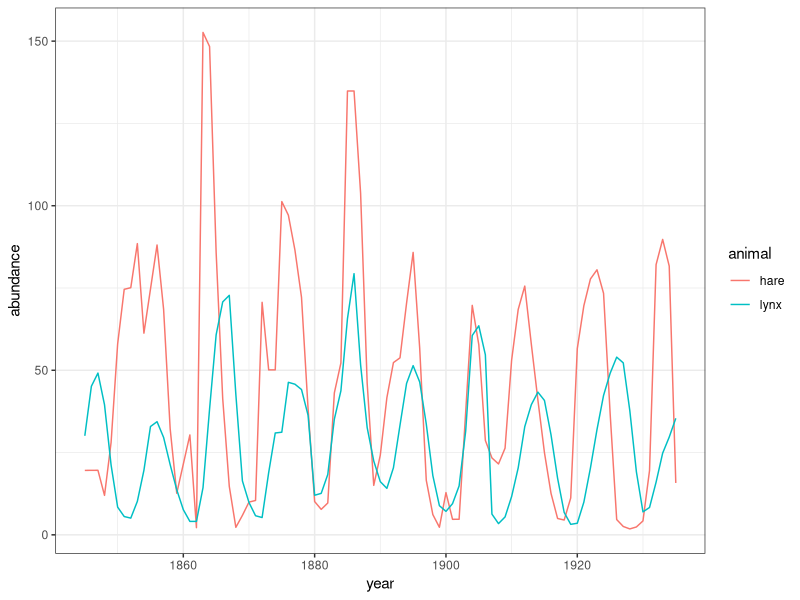
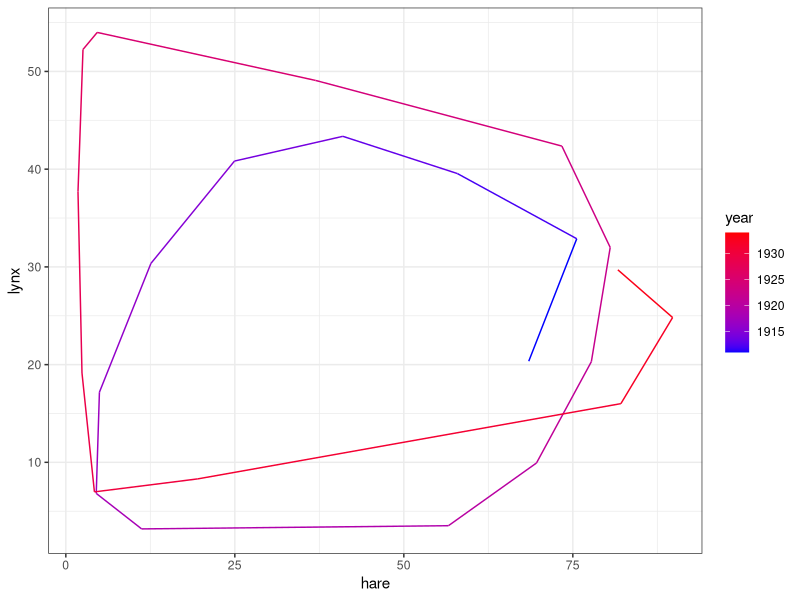

Recreate these plots in R, in order.
library(tidyverse) 

data<-read_csv("data/lynx_hare_data.csv") #read in the dataset
# I have saved and labelled the dataset locally from this website https://jckantor.github.io/CBE30338/02.05-Hare-and-Lynx-Population-Dynamics.html

#have a look at the data
head(data)

# let's make the data "long" so we can get use it nicely in ggplot, using pivot_longer
data_long<-data %>% 
  pivot_longer(cols = c(lynx, hare), names_to = "animal", values_to = "abundance")

#have a look 
head(data_long)
#now the animal are in one column, and the abundance is in another.

#let's use these to see how abundance changes across time
data_long%>%
  ggplot(aes(x=year, y=abundance, col=animal)) + #set up the aesthetics of ggplot
  geom_path() + #make a line
  theme_bw()
   
#let's plot the lynx-abundance as a function of the hare abundance     
data%>%
  filter(year>1910,
         year<1935) %>%
  ggplot(aes(x=hare, y=lynx, col=year)) +
  geom_path() + 
  scale_colour_gradient(low = "blue", high = "red", na.value = NA) +
  theme_bw()


